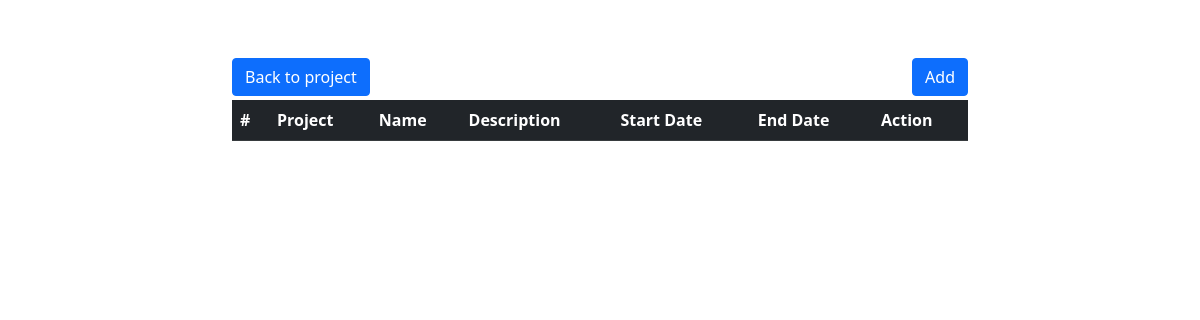
Page /task/ on the earlier database version.
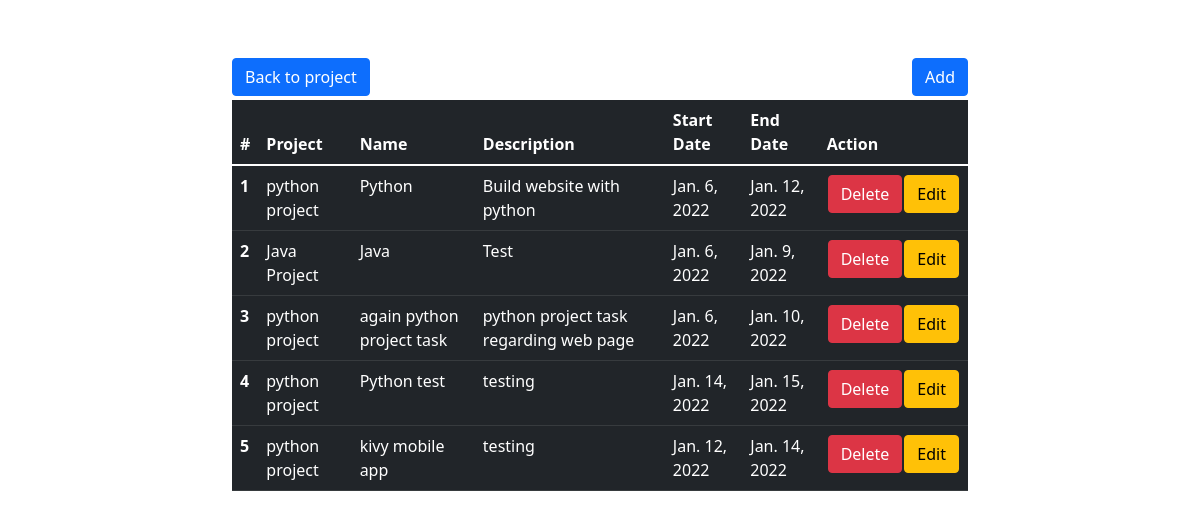
Same page on the later database version.
### project_management/models.py (models this page shows, shortened)
class Tasks(models.Model):
    project = models.ForeignKey(Project,on_delete=models.SET_NULL,null=True,blank=True)
    name = models.CharField(max_length=200)
    description = models.TextField()
    start_date = models.DateField()
    end_date = models.DateField()

class Project(models.Model):
    name = models.CharField(max_length=200)
    description = models.TextField()
    duration = models.IntegerField(default=0)
    image = models.ImageField(upload_to='images/')
    def __str__(self):
        return self.name

### project_management/views.py (the view)
# urls.py: path('task/', TaskHomeView.as_view(), name='task'),
class TaskHomeView(View):
    def get(self, request):
        tasks = Tasks.objects.all()
        return render(request, 'core/task.html', {'tasks': tasks})

### project_management/templates/core/task.html (shortened to what this page needs)
{% extends 'core/base.html'%}
{% block main_content %}
<section class="container">
<div class="row justify-content-around text-center text-white mt-3">
    <div class="col-sm-8">
        <h3>Welcome to Task Management</h3>
        </div>
</div>
<div class="row justify-content-around">
    <div class="col-sm-8">
        <a href="{% url 'add_task' %}" class="btn btn-primary float-end">Add</a>
        <a href="{% url 'home' %}" class="btn btn-primary">Back to project</a>
    </div>
</div>
<div class="row justify-content-around text-white mt-1">
    <div class="col-sm-8">
        <table class="table table-dark table-hover">
            <thead>
                <tr>
                  <th scope="col">#</th>
                  <th scope="col">Project</th>
                  <th scope="col">Name</th>
                  <th scope="col">Description</th>
                  <th scope="col">Start Date</th>
                  <th scope="col">End Date</th>
                  <th scope="col">Action</th>
                </tr>
              </thead>
              <tbody>
                {% for task in tasks %}
                <tr>
                  <th scope="row">{{forloop.counter}}</th>
                  <td>{{task.project}}</td>
                  <td>{{task.name}}</td>
                  <td>{{task.description}}</td>
                  <td>{{task.start_date}}</td>
                  <td>{{task.end_date}}</td>
                  <td>
                    <table>
                      <tr>
                        <td>
                          <form action="{% url 'delete_task' %}" method="POST">
                            <button type="submit" class="btn btn-danger">Delete</button>
                            </form>
                        </td>
                         <td>
                          <a href="{% url 'edit_task' task.id %}" class="btn btn-warning">Edit</a>
                         </td>
                      </tr>
                    </table>
                  </td>
                </tr>
                {% endfor %}
              </tbody>
          </table>
    </div>
</div>
</section>
{% endblock main_content %}

### project_management/templates/core/base.html (shortened to what this page needs)
<!DOCTYPE html>
<html lang="en">
  {% load static %}
  <head>
    <link
      href="https://cdn.jsdelivr.net/npm/bootstrap@5.1.3/dist/css/bootstrap.min.css"
      rel="stylesheet"
    />
    <link rel="stylesheet" href="{% static 'css/base.css' %}"/>
  </head>
  <body>
    {% block main_content %}{% endblock main_content %}
  </body>
</html>

Differences in the rows shown:
added Tasks: project "python project", name "Python", description "Build website with python", start_date "Jan. 6, 2022", end_date "Jan. 12, 2022"
added Tasks: project "Java Project", name "Java", description "Test", start_date "Jan. 6, 2022", end_date "Jan. 9, 2022"
added Tasks: project "python project", name "again python project task", description "python project task regarding web page", start_date "Jan. 6, 2022", end_date "Jan. 10, 2022"
added Tasks: project "python project", name "Python test", description "testing", start_date "Jan. 14, 2022", end_date "Jan. 15, 2022"
added Tasks: project "python project", name "kivy mobile app", description "testing", start_date "Jan. 12, 2022", end_date "Jan. 14, 2022"
